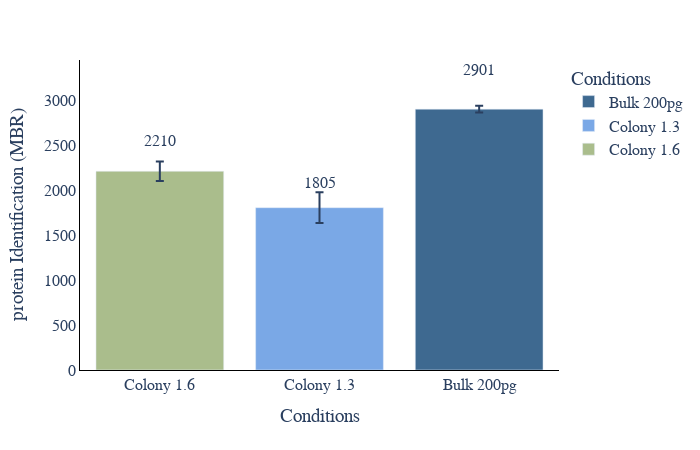

Notebook cell for this chart:
### Code cell
#ID plot(protein and peptides)
plot_options={
            "mean label": "True",
            "error bar": "ci95", #None, stdev, or ci95
            "X Title": "Conditions",
            "Y Title": "protein Identification (MBR)",
            "color": ["#3E6990", "#7aa8e6","#AABD8C", "#E9E3B4", "#C6878F", "#fac8d3","#F39B6D",  "pink",
                  "orange", "brown", "pink", "gray", "olive", "cyan", "black","red",
                  "yellow","green","blue","indigo","violet"],
            "width": 700,
            "height": 450,
            "font": dict(size=16, family="Arial black"),
            "ID mode": "MS2",#grouped, total, MS2, grouped_stacked, stacked
            "Group By X": "Sample Amount", #ID_Mode does MS2 vs MBR
            "Group By Color": "Acquisition Mode",#ID_Mode does MS2 vs MBR
            "Group By Stack": "ID_Mode",#ID_Mode does MS2 vs MBR
        }
plot_options["plot_type"] = "1" # 1 is protein, 2 is peptide

# display(data_obj["peptide_ID_Summary"])
# pd.merge(data_obj["peptide_ID_Summary"],data_obj["run_metadata"]).to_csv("csv/pep.csv")
# display(data_obj["run_metadata"])
# display(data_obj["protein_ID_Summary"])
# pd.merge(data_obj["protein_ID_Summary"],data_obj["run_metadata"]).to_csv("csv/pep.csv")

figure ,_ ,_ =ID_plots(data_obj, plot_options, saved_settings)
figure.show()

### Figure 1 — Plotly figure (JSON) as saved in the notebook; plotly's stock layout.template omitted (floating-point values rounded to 4 significant figures)
{"data": [{"alignmentgroup": "True", "error_y": {"array": [36.42]}, "hovertemplate": "Conditions=%{x}<br>IDs=%{y}<extra></extra>", "legendgroup": "Bulk 200pg", "marker": {"color": "#3E6990", "pattern": {"shape": ""}}, "name": "Bulk 200pg", "offsetgroup": "Bulk 200pg", "orientation": "v", "showlegend": true, "textposition": "auto", "type": "bar", "x": ["Bulk 200pg"], "xaxis": "x", "y": [2901.0], "yaxis": "y"}, {"alignmentgroup": "True", "error_y": {"array": [170.9]}, "hovertemplate": "Conditions=%{x}<br>IDs=%{y}<extra></extra>", "legendgroup": "Colony 1.3", "marker": {"color": "#7aa8e6", "pattern": {"shape": ""}}, "name": "Colony 1.3", "offsetgroup": "Colony 1.3", "orientation": "v", "showlegend": true, "textposition": "auto", "type": "bar", "x": ["Colony 1.3"], "xaxis": "x", "y": [1805.0], "yaxis": "y"}, {"alignmentgroup": "True", "error_y": {"array": [108.9]}, "hovertemplate": "Conditions=%{x}<br>IDs=%{y}<extra></extra>", "legendgroup": "Colony 1.6", "marker": {"color": "#AABD8C", "pattern": {"shape": ""}}, "name": "Colony 1.6", "offsetgroup": "Colony 1.6", "orientation": "v", "showlegend": true, "textposition": "auto", "type": "bar", "x": ["Colony 1.6"], "xaxis": "x", "y": [2210.0], "yaxis": "y"}], "layout": {"annotations": [{"showarrow": false, "text": "2901", "x": "Bulk 200pg", "y": 3337.0}, {"showarrow": false, "text": "1805", "x": "Colony 1.3", "y": 2076.0}, {"showarrow": false, "text": "2210", "x": "Colony 1.6", "y": 2542.0}], "barmode": "relative", "font": {"family": "Arial black", "size": 16}, "height": 450, "legend": {"title": {"text": "Conditions"}, "tracegroupgap": 0}, "margin": {"t": 60}, "paper_bgcolor": "rgba(255, 255, 255, 255)", "plot_bgcolor": "rgba(255, 255, 255, 255)", "width": 700, "xaxis": {"anchor": "y", "categoryarray": ["Colony 1.6", "Colony 1.3", "Bulk 200pg"], "categoryorder": "array", "domain": [0, 1], "linecolor": "black", "linewidth": 1, "showline": true, "title": {"text": "Conditions"}}, "yaxis": {"anchor": "x", "domain": [0, 1], "linecolor": "black", "linewidth": 1, "showline": true, "title": {"text": "protein Identification (MBR)"}}}}
